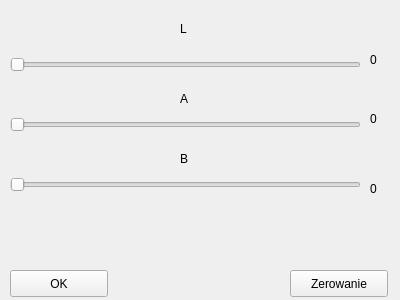
<?xml version="1.0" encoding="UTF-8"?>
<ui version="4.0">
 <class>Lab</class>
 <widget class="QWidget" name="Lab">
  <property name="geometry">
   <rect>
    <x>0</x>
    <y>0</y>
    <width>400</width>
    <height>300</height>
   </rect>
  </property>
  <property name="windowTitle">
   <string>Form</string>
  </property>
  <widget class="QSlider" name="l_slider">
   <property name="geometry">
    <rect>
     <x>10</x>
     <y>50</y>
     <width>351</width>
     <height>29</height>
    </rect>
   </property>
   <property name="orientation">
    <enum>Qt::Horizontal</enum>
   </property>
  </widget>
  <widget class="QSlider" name="a_slider">
   <property name="geometry">
    <rect>
     <x>10</x>
     <y>110</y>
     <width>351</width>
     <height>29</height>
    </rect>
   </property>
   <property name="orientation">
    <enum>Qt::Horizontal</enum>
   </property>
  </widget>
  <widget class="QSlider" name="b_slider">
   <property name="geometry">
    <rect>
     <x>10</x>
     <y>170</y>
     <width>351</width>
     <height>29</height>
    </rect>
   </property>
   <property name="orientation">
    <enum>Qt::Horizontal</enum>
   </property>
  </widget>
  <widget class="QPushButton" name="pAnuluj">
   <property name="geometry">
    <rect>
     <x>290</x>
     <y>270</y>
     <width>98</width>
     <height>27</height>
    </rect>
   </property>
   <property name="text">
    <string>Zerowanie</string>
   </property>
  </widget>
  <widget class="QPushButton" name="pOK">
   <property name="geometry">
    <rect>
     <x>10</x>
     <y>270</y>
     <width>98</width>
     <height>27</height>
    </rect>
   </property>
   <property name="text">
    <string>OK</string>
   </property>
  </widget>
  <widget class="QLabel" name="label_L">
   <property name="geometry">
    <rect>
     <x>370</x>
     <y>50</y>
     <width>31</width>
     <height>20</height>
    </rect>
   </property>
   <property name="text">
    <string>0</string>
   </property>
  </widget>
  <widget class="QLabel" name="label_A">
   <property name="geometry">
    <rect>
     <x>370</x>
     <y>110</y>
     <width>62</width>
     <height>17</height>
    </rect>
   </property>
   <property name="text">
    <string>0</string>
   </property>
  </widget>
  <widget class="QLabel" name="label_B">
   <property name="geometry">
    <rect>
     <x>370</x>
     <y>180</y>
     <width>62</width>
     <height>17</height>
    </rect>
   </property>
   <property name="text">
    <string>0</string>
   </property>
  </widget>
  <widget class="QLabel" name="label">
   <property name="geometry">
    <rect>
     <x>180</x>
     <y>20</y>
     <width>62</width>
     <height>17</height>
    </rect>
   </property>
   <property name="text">
    <string>L</string>
   </property>
  </widget>
  <widget class="QLabel" name="label_2">
   <property name="geometry">
    <rect>
     <x>180</x>
     <y>90</y>
     <width>62</width>
     <height>17</height>
    </rect>
   </property>
   <property name="text">
    <string>A</string>
   </property>
  </widget>
  <widget class="QLabel" name="label_3">
   <property name="geometry">
    <rect>
     <x>180</x>
     <y>150</y>
     <width>62</width>
     <height>17</height>
    </rect>
   </property>
   <property name="text">
    <string>B</string>
   </property>
  </widget>
 </widget>
 <resources/>
 <connections/>
</ui>
